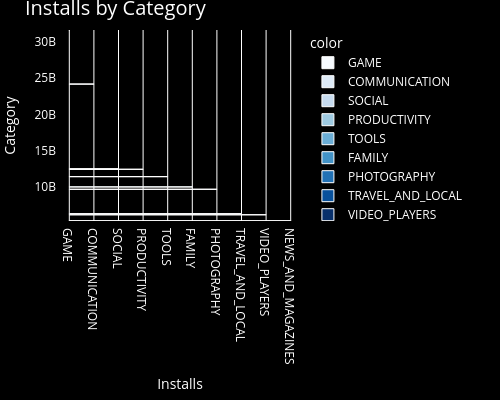

This figure's notebook cell:
### Code cell
# ------------------ Figure 5 ------------------

installs_by_category = apps_df.groupby('Category')['Installs'].sum().nlargest(10)

fig5 = px.bar(
    x=installs_by_category.index,
    y=installs_by_category.values,
    orientation='h',
    labels={"x": "Installs", "y": "Category"},
    title="Installs by Category",
    color=installs_by_category.index,
    color_discrete_sequence=px.colors.sequential.Blues,
    width=500,
    height=400
)

fig5.update_layout(
    plot_bgcolor="black",
    paper_bgcolor="black",
    font_color="white",
    title_font=dict(size=20, color="white"),
    xaxis=dict(title_font=dict(size=14, color="white")),
    yaxis=dict(title_font=dict(size=14, color="white")),
    margin=dict(l=10, r=10, t=30, b=10)
)

fig5.update_traces(
    marker=dict(line=dict(color="white", width=1))
)

# Show plot
fig5.show()

# Save plot as HTML
save_plot_as_html(
    fig5,
    "Installs by Category 5.html",
    "Top 10 app categories based on total installs."
)

### Figure 1 — Plotly figure (JSON) as saved in the notebook; plotly's stock layout.template omitted (floating-point values rounded to 4 significant figures)
{"data": [{"hovertemplate": "color=GAME<br>Installs=%{x}<br>Category=%{y}<extra></extra>", "legendgroup": "GAME", "marker": {"color": "rgb(247,251,255)", "line": {"color": "white", "width": 1}, "pattern": {"shape": ""}}, "name": "GAME", "orientation": "h", "showlegend": true, "textposition": "auto", "type": "bar", "x": ["GAME"], "xaxis": "x", "y": [31543862717], "yaxis": "y"}, {"hovertemplate": "color=COMMUNICATION<br>Installs=%{x}<br>Category=%{y}<extra></extra>", "legendgroup": "COMMUNICATION", "marker": {"color": "rgb(222,235,247)", "line": {"color": "white", "width": 1}, "pattern": {"shape": ""}}, "name": "COMMUNICATION", "orientation": "h", "showlegend": true, "textposition": "auto", "type": "bar", "x": ["COMMUNICATION"], "xaxis": "x", "y": [24152241530], "yaxis": "y"}, {"hovertemplate": "color=SOCIAL<br>Installs=%{x}<br>Category=%{y}<extra></extra>", "legendgroup": "SOCIAL", "marker": {"color": "rgb(198,219,239)", "line": {"color": "white", "width": 1}, "pattern": {"shape": ""}}, "name": "SOCIAL", "orientation": "h", "showlegend": true, "textposition": "auto", "type": "bar", "x": ["SOCIAL"], "xaxis": "x", "y": [12513841475], "yaxis": "y"}, {"hovertemplate": "color=PRODUCTIVITY<br>Installs=%{x}<br>Category=%{y}<extra></extra>", "legendgroup": "PRODUCTIVITY", "marker": {"color": "rgb(158,202,225)", "line": {"color": "white", "width": 1}, "pattern": {"shape": ""}}, "name": "PRODUCTIVITY", "orientation": "h", "showlegend": true, "textposition": "auto", "type": "bar", "x": ["PRODUCTIVITY"], "xaxis": "x", "y": [12463070180], "yaxis": "y"}, {"hovertemplate": "color=TOOLS<br>Installs=%{x}<br>Category=%{y}<extra></extra>", "legendgroup": "TOOLS", "marker": {"color": "rgb(107,174,214)", "line": {"color": "white", "width": 1}, "pattern": {"shape": ""}}, "name": "TOOLS", "orientation": "h", "showlegend": true, "textposition": "auto", "type": "bar", "x": ["TOOLS"], "xaxis": "x", "y": [11450724500], "yaxis": "y"}, {"hovertemplate": "color=FAMILY<br>Installs=%{x}<br>Category=%{y}<extra></extra>", "legendgroup": "FAMILY", "marker": {"color": "rgb(66,146,198)", "line": {"color": "white", "width": 1}, "pattern": {"shape": ""}}, "name": "FAMILY", "orientation": "h", "showlegend": true, "textposition": "auto", "type": "bar", "x": ["FAMILY"], "xaxis": "x", "y": [10041130590], "yaxis": "y"}, {"hovertemplate": "color=PHOTOGRAPHY<br>Installs=%{x}<br>Category=%{y}<extra></extra>", "legendgroup": "PHOTOGRAPHY", "marker": {"color": "rgb(33,113,181)", "line": {"color": "white", "width": 1}, "pattern": {"shape": ""}}, "name": "PHOTOGRAPHY", "orientation": "h", "showlegend": true, "textposition": "auto", "type": "bar", "x": ["PHOTOGRAPHY"], "xaxis": "x", "y": [9721243130], "yaxis": "y"}, {"hovertemplate": "color=TRAVEL_AND_LOCAL<br>Installs=%{x}<br>Category=%{y}<extra></extra>", "legendgroup": "TRAVEL_AND_LOCAL", "marker": {"color": "rgb(8,81,156)", "line": {"color": "white", "width": 1}, "pattern": {"shape": ""}}, "name": "TRAVEL_AND_LOCAL", "orientation": "h", "showlegend": true, "textposition": "auto", "type": "bar", "x": ["TRAVEL_AND_LOCAL"], "xaxis": "x", "y": [6361859300], "yaxis": "y"}, {"hovertemplate": "color=VIDEO_PLAYERS<br>Installs=%{x}<br>Category=%{y}<extra></extra>", "legendgroup": "VIDEO_PLAYERS", "marker": {"color": "rgb(8,48,107)", "line": {"color": "white", "width": 1}, "pattern": {"shape": ""}}, "name": "VIDEO_PLAYERS", "orientation": "h", "showlegend": true, "textposition": "auto", "type": "bar", "x": ["VIDEO_PLAYERS"], "xaxis": "x", "y": [6221897200], "yaxis": "y"}, {"hovertemplate": "color=NEWS_AND_MAGAZINES<br>Installs=%{x}<br>Category=%{y}<extra></extra>", "legendgroup": "NEWS_AND_MAGAZINES", "marker": {"color": "rgb(247,251,255)", "line": {"color": "white", "width": 1}, "pattern": {"shape": ""}}, "name": "NEWS_AND_MAGAZINES", "orientation": "h", "showlegend": true, "textposition": "auto", "type": "bar", "x": ["NEWS_AND_MAGAZINES"], "xaxis": "x", "y": [5393110650], "yaxis": "y"}], "layout": {"barmode": "relative", "font": {"color": "white"}, "height": 400, "legend": {"title": {"text": "color"}, "tracegroupgap": 0}, "margin": {"b": 10, "l": 10, "r": 10, "t": 30}, "paper_bgcolor": "black", "plot_bgcolor": "black", "title": {"font": {"color": "white", "size": 20}, "text": "Installs by Category"}, "width": 500, "xaxis": {"anchor": "y", "domain": [0, 1], "title": {"font": {"color": "white", "size": 14}, "text": "Installs"}}, "yaxis": {"anchor": "x", "domain": [0, 1], "title": {"font": {"color": "white", "size": 14}, "text": "Category"}}}}
